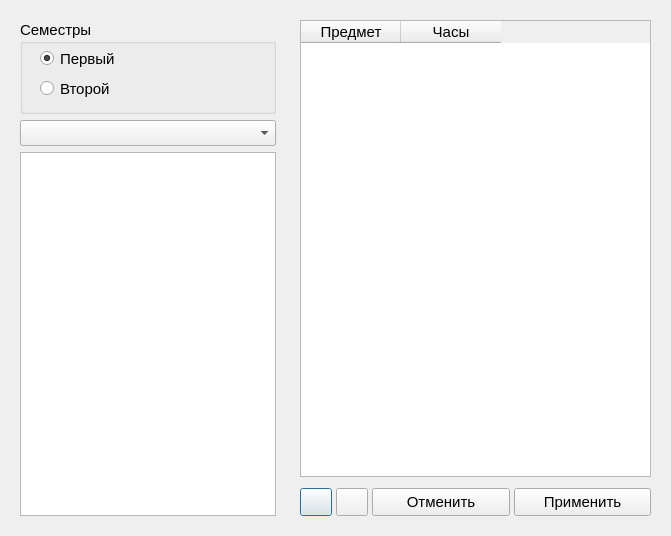
<?xml version="1.0" encoding="UTF-8"?>
<ui version="4.0">
 <class>Dialog_YearEdit</class>
 <widget class="QDialog" name="Dialog_YearEdit">
  <property name="geometry">
   <rect>
    <x>0</x>
    <y>0</y>
    <width>671</width>
    <height>536</height>
   </rect>
  </property>
  <property name="windowTitle">
   <string>Назначение дисциплин</string>
  </property>
  <layout class="QGridLayout" name="gridLayout" columnstretch="0,1" columnminimumwidth="0,0">
   <item row="0" column="1">
    <widget class="QFrame" name="frame">
     <layout class="QVBoxLayout" name="verticalLayout_2">
      <item>
       <widget class="QTableWidget" name="tableWidget_Hours">
        <property name="font">
         <font>
          <pointsize>11</pointsize>
         </font>
        </property>
        <property name="selectionMode">
         <enum>QAbstractItemView::MultiSelection</enum>
        </property>
        <attribute name="verticalHeaderVisible">
         <bool>true</bool>
        </attribute>
        <column>
         <property name="text">
          <string>Предмет</string>
         </property>
        </column>
        <column>
         <property name="text">
          <string>Часы</string>
         </property>
        </column>
       </widget>
      </item>
      <item>
       <widget class="QFrame" name="frame">
        <layout class="QHBoxLayout" name="horizontalLayout" stretch="0,0,1,1">
         <property name="spacing">
          <number>4</number>
         </property>
         <property name="sizeConstraint">
          <enum>QLayout::SetDefaultConstraint</enum>
         </property>
         <property name="leftMargin">
          <number>0</number>
         </property>
         <property name="topMargin">
          <number>5</number>
         </property>
         <property name="rightMargin">
          <number>0</number>
         </property>
         <property name="bottomMargin">
          <number>0</number>
         </property>
         <item>
          <widget class="QPushButton" name="btn_AddSelected">
           <property name="minimumSize">
            <size>
             <width>28</width>
             <height>28</height>
            </size>
           </property>
           <property name="maximumSize">
            <size>
             <width>32</width>
             <height>32</height>
            </size>
           </property>
           <property name="text">
            <string/>
           </property>
           <property name="iconSize">
            <size>
             <width>24</width>
             <height>24</height>
            </size>
           </property>
          </widget>
         </item>
         <item>
          <widget class="QPushButton" name="btn_RemoveSelected">
           <property name="minimumSize">
            <size>
             <width>28</width>
             <height>28</height>
            </size>
           </property>
           <property name="maximumSize">
            <size>
             <width>32</width>
             <height>32</height>
            </size>
           </property>
           <property name="text">
            <string/>
           </property>
           <property name="iconSize">
            <size>
             <width>24</width>
             <height>24</height>
            </size>
           </property>
          </widget>
         </item>
         <item>
          <widget class="QPushButton" name="btn_Cancel">
           <property name="minimumSize">
            <size>
             <width>0</width>
             <height>28</height>
            </size>
           </property>
           <property name="font">
            <font>
             <pointsize>11</pointsize>
            </font>
           </property>
           <property name="text">
            <string>Отменить</string>
           </property>
          </widget>
         </item>
         <item>
          <widget class="QPushButton" name="btn_Accept">
           <property name="minimumSize">
            <size>
             <width>0</width>
             <height>28</height>
            </size>
           </property>
           <property name="font">
            <font>
             <pointsize>11</pointsize>
            </font>
           </property>
           <property name="text">
            <string>Применить</string>
           </property>
          </widget>
         </item>
        </layout>
       </widget>
      </item>
     </layout>
    </widget>
   </item>
   <item row="0" column="0">
    <widget class="QFrame" name="frame">
     <layout class="QVBoxLayout" name="verticalLayout" stretch="1,1,10">
      <item>
       <widget class="QGroupBox" name="groupBox_Semesters">
        <property name="minimumSize">
         <size>
          <width>94</width>
          <height>94</height>
         </size>
        </property>
        <property name="font">
         <font>
          <pointsize>11</pointsize>
         </font>
        </property>
        <property name="title">
         <string>Семестры</string>
        </property>
        <widget class="QRadioButton" name="radioButton_Second">
         <property name="geometry">
          <rect>
           <x>20</x>
           <y>60</y>
           <width>82</width>
           <height>17</height>
          </rect>
         </property>
         <property name="text">
          <string>Второй</string>
         </property>
        </widget>
        <widget class="QRadioButton" name="radioButton_First">
         <property name="geometry">
          <rect>
           <x>20</x>
           <y>30</y>
           <width>82</width>
           <height>17</height>
          </rect>
         </property>
         <property name="text">
          <string>Первый</string>
         </property>
         <property name="checked">
          <bool>true</bool>
         </property>
        </widget>
       </widget>
      </item>
      <item>
       <widget class="QComboBox" name="comboBox_Groups">
        <property name="font">
         <font>
          <pointsize>11</pointsize>
         </font>
        </property>
       </widget>
      </item>
      <item>
       <widget class="QListWidget" name="listWidget_Subjects">
        <property name="font">
         <font>
          <pointsize>11</pointsize>
         </font>
        </property>
        <property name="selectionMode">
         <enum>QAbstractItemView::MultiSelection</enum>
        </property>
       </widget>
      </item>
     </layout>
    </widget>
   </item>
  </layout>
 </widget>
 <resources/>
 <connections/>
</ui>
